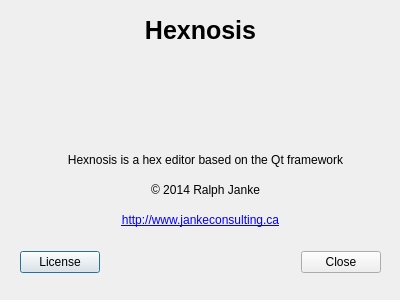
<?xml version="1.0" encoding="UTF-8"?>
<ui version="4.0">
 <class>AboutDialog</class>
 <widget class="QDialog" name="AboutDialog">
  <property name="geometry">
   <rect>
    <x>0</x>
    <y>0</y>
    <width>400</width>
    <height>300</height>
   </rect>
  </property>
  <property name="windowTitle">
   <string>About Hexnosis</string>
  </property>
  <property name="windowIcon">
   <iconset resource="hexnosis.qrc">
    <normaloff>:/icons/hexacross.ico</normaloff>:/icons/hexacross.ico</iconset>
  </property>
  <widget class="QLabel" name="label">
   <property name="geometry">
    <rect>
     <x>20</x>
     <y>20</y>
     <width>361</width>
     <height>20</height>
    </rect>
   </property>
   <property name="font">
    <font>
     <pointsize>19</pointsize>
     <weight>75</weight>
     <bold>true</bold>
    </font>
   </property>
   <property name="text">
    <string>Hexnosis</string>
   </property>
   <property name="alignment">
    <set>Qt::AlignCenter</set>
   </property>
  </widget>
  <widget class="QLabel" name="label_2">
   <property name="geometry">
    <rect>
     <x>30</x>
     <y>150</y>
     <width>351</width>
     <height>20</height>
    </rect>
   </property>
   <property name="text">
    <string>Hexnosis is a hex editor based on the Qt framework</string>
   </property>
   <property name="alignment">
    <set>Qt::AlignCenter</set>
   </property>
  </widget>
  <widget class="QLabel" name="label_3">
   <property name="geometry">
    <rect>
     <x>30</x>
     <y>180</y>
     <width>351</width>
     <height>20</height>
    </rect>
   </property>
   <property name="text">
    <string>© 2014 Ralph Janke</string>
   </property>
   <property name="alignment">
    <set>Qt::AlignCenter</set>
   </property>
  </widget>
  <widget class="QLabel" name="label_4">
   <property name="geometry">
    <rect>
     <x>20</x>
     <y>210</y>
     <width>361</width>
     <height>20</height>
    </rect>
   </property>
   <property name="text">
    <string>&lt;a href =&quot;http://www.jankeconsulting.ca&quot;&gt;http://www.jankeconsulting.ca&lt;/a&gt;</string>
   </property>
   <property name="textFormat">
    <enum>Qt::RichText</enum>
   </property>
   <property name="alignment">
    <set>Qt::AlignCenter</set>
   </property>
  </widget>
  <widget class="QLabel" name="version">
   <property name="geometry">
    <rect>
     <x>20</x>
     <y>60</y>
     <width>361</width>
     <height>20</height>
    </rect>
   </property>
   <property name="font">
    <font>
     <pointsize>19</pointsize>
     <weight>75</weight>
     <bold>true</bold>
    </font>
   </property>
   <property name="text">
    <string/>
   </property>
   <property name="alignment">
    <set>Qt::AlignCenter</set>
   </property>
  </widget>
  <widget class="QLabel" name="label_5">
   <property name="geometry">
    <rect>
     <x>180</x>
     <y>90</y>
     <width>41</width>
     <height>41</height>
    </rect>
   </property>
   <property name="text">
    <string/>
   </property>
   <property name="pixmap">
    <pixmap resource="hexnosis.qrc">:/icons/screw.png</pixmap>
   </property>
   <property name="scaledContents">
    <bool>true</bool>
   </property>
  </widget>
  <widget class="QWidget" name="">
   <property name="geometry">
    <rect>
     <x>20</x>
     <y>250</y>
     <width>361</width>
     <height>25</height>
    </rect>
   </property>
   <layout class="QHBoxLayout" name="horizontalLayout">
    <item>
     <widget class="QPushButton" name="licenseButton">
      <property name="text">
       <string>License</string>
      </property>
     </widget>
    </item>
    <item>
     <spacer name="horizontalSpacer">
      <property name="orientation">
       <enum>Qt::Horizontal</enum>
      </property>
      <property name="sizeHint" stdset="0">
       <size>
        <width>40</width>
        <height>20</height>
       </size>
      </property>
     </spacer>
    </item>
    <item>
     <widget class="QPushButton" name="closeButton">
      <property name="text">
       <string>Close</string>
      </property>
     </widget>
    </item>
   </layout>
  </widget>
 </widget>
 <resources>
  <include location="hexnosis.qrc"/>
 </resources>
 <connections>
  <connection>
   <sender>closeButton</sender>
   <signal>clicked()</signal>
   <receiver>AboutDialog</receiver>
   <slot>close()</slot>
   <hints>
    <hint type="sourcelabel">
     <x>339</x>
     <y>262</y>
    </hint>
    <hint type="destinationlabel">
     <x>199</x>
     <y>149</y>
    </hint>
   </hints>
  </connection>
 </connections>
</ui>
